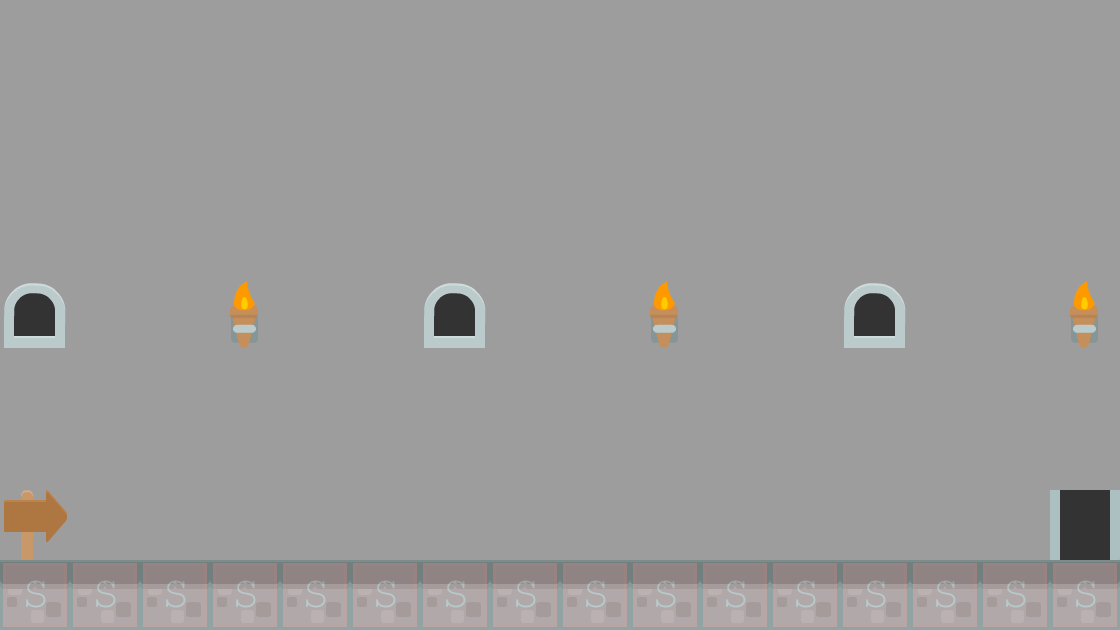

Tiled map render using the project's own tile images. Description and the map definition, with tile-layer contents summarised, below:
An orthogonal 16x9 tile map with 70x70 px tiles, 2 tile layers (Background, collision), 2 tilesets.

<map version="1.0" orientation="orthogonal" renderorder="right-down" width="16" height="9" tilewidth="70" tileheight="70" backgroundcolor="#9d9d9d">
 <properties>
  <property name="type" value="solid" />
 </properties>
 <tileset firstgid="1" name="background-tiles" tilewidth="70" tileheight="70">
  <image source="../img/background-tiles.png" width="910" height="910" />
 </tileset>
 <tileset firstgid="170" name="meta-tiles" tilewidth="70" tileheight="70">
  <image source="../img/meta-tiles.png" width="350" height="70" />
 </tileset>
 <layer name="Background" width="16" height="9">
  <data>[144 cells, 24 non-empty, 5 distinct tile ids]</data>
 </layer>
 <layer name="collision" width="16" height="9" opacity="0.15">
  <data>[144 cells, 16 non-empty, 1 distinct tile ids]</data>
 </layer>
</map>
